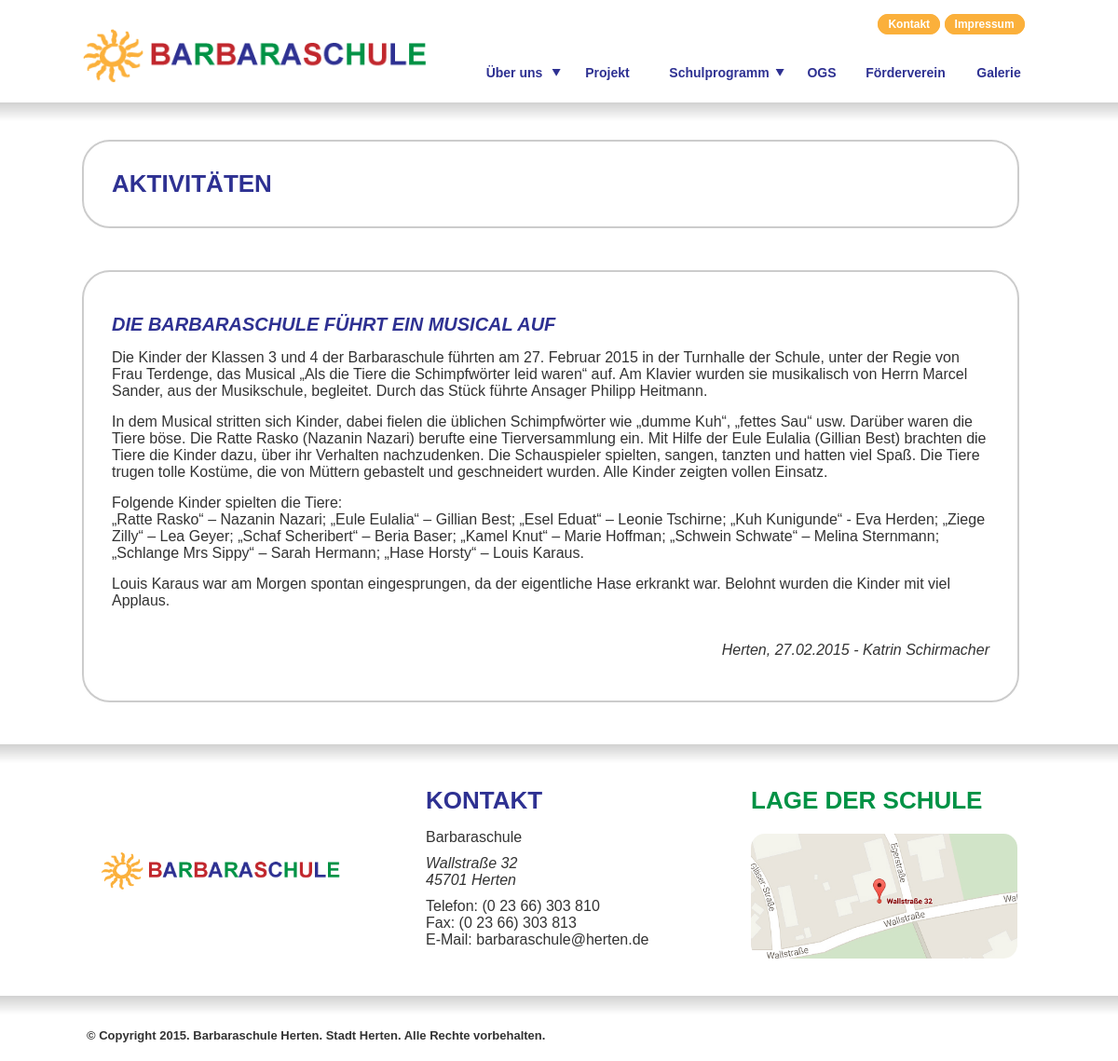
Screenshot of /aktivitaeten.php with the database file from the repository.
### tables this page shows
CREATE TABLE IF NOT EXISTS `content` (
`id` int(11) NOT NULL,
  `title` text NOT NULL,
  `content` text NOT NULL,
  `page` text NOT NULL,
  `show_article` int(1) NOT NULL,
  `created` timestamp NOT NULL DEFAULT CURRENT_TIMESTAMP
);

### aktivitaeten.php (the view, shortened to what this page needs)
<?php
	include_once('head.php');
	$sql = "SELECT * FROM content WHERE page = 'activity' AND show_article = '1' ORDER BY created DESC";
	$res = mysql_query($sql) or error_log(mysql_error());
?>
<article class="full">
	<h1>Aktivitäten</h1>
</article>
<?php
	while($dsatz = mysql_fetch_assoc($res)){
		$title = $dsatz['title'];
		$content = $dsatz['content']
?>
<article class="full">
	<h2><?=($title)?></h2>
	<?=($content)?>
</article>
<?php
	}
	include_once('foot.php');
?>

### css/screen.css (style rules this page uses)
* { margin: 0px; padding: 0px; font-family: Helvetica, sans-serif; }
body { font-size: 16px; color: #333; }
#main article { border-radius: 30px; border: 2px solid #CCC; padding: 30px 30px; margin-right: 23px; margin-bottom: 45px; }
article.full { width: 942px; margin-right: 0px; }
article.full ~ article.full { min-height: 140px; }
h1 { font-size: 26px; color: #2E3192; text-transform: uppercase; }
h2 { font-size: 20px; color: #2E3192; text-transform: uppercase; margin: 15px 0px 15px 0px; font-style: italic }
p { margin: 15px 0px; }
p[role="author"] { margin-top: 35px; text-align: right; font-style: italic; clear: both; }

### css/lightbox.css (style rules this page uses)
body:after { content: url('../img/lightbox/close.png') url('../img/lightbox/loading.gif') url('../img/lightbox/prev.png') url('../img/lightbox/next.png'); display: none; }

### rows the page displays
content: title "DIE BARBARASCHULE FÜHRT EIN MUSICAL AUF", content "Die Kinder der Klassen 3 und 4 der Barbaraschule führten am 27. Februar 2015 in der Turnhalle der Schule, unter der Regie von Frau Terdenge, das Musical „Als die Tiere die Schimpfwörter leid waren“ auf. Am Klavier wurden sie musikalisch von Herrn Marcel Sander, aus der Musikschule, begleitet. Durch das Stück führte Ansager Philipp Heitmann. In dem Musical stritten sich Kinder, dabei fielen die üblichen Schimpfwörter wie „dumme Kuh“, „fettes Sau“ usw. Darüber waren die Tiere böse. Die Ratte Rasko (Nazanin Nazari) berufte eine Tierversammlung ein. Mit Hilfe der Eule Eulalia (Gillian Best) brachten die Tiere die Kinder dazu, über ihr Verhalten nachzudenken. Die Schauspieler spielten, sangen,…"
